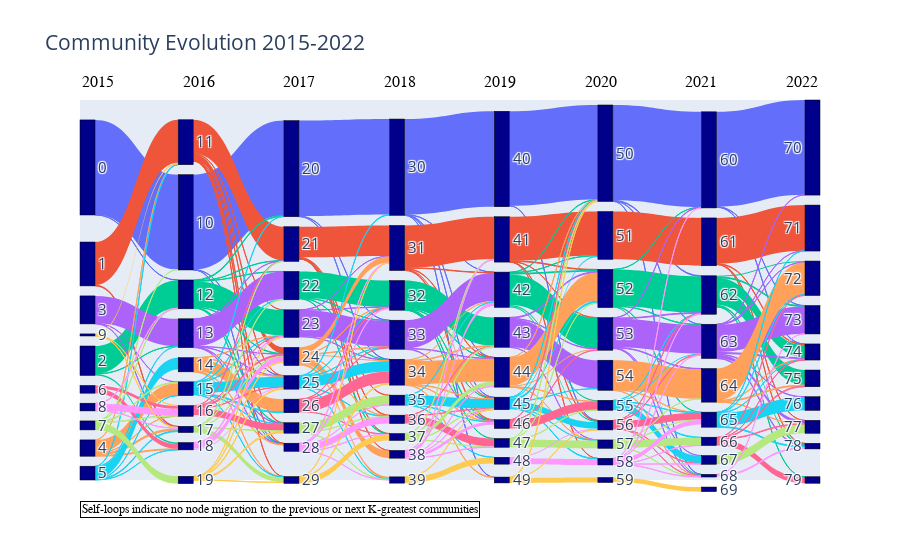

This figure's notebook cell:
### Code cell
fig.show()

### Figure 1 — Plotly figure (JSON) as saved in the notebook; plotly's stock layout.template omitted (floating-point values rounded to 4 significant figures; data arrays with more than 128 entries replaced by an {"elided": "..."} marker saying what was removed)
{"data": [{"arrangement": "snap", "link": {"color": {"elided": "296 str values"}, "source": {"elided": "296 int values"}, "target": {"elided": "296 int values"}, "value": {"elided": "296 int values"}}, "node": {"color": "darkblue", "label": [0, 1, 2, 3, 4, 5, 6, 7, 8, 9, 10, 11, 12, 13, 14, 15, 16, 17, 18, 19, 20, 21, 22, 23, 24, 25, 26, 27, 28, 29, 30, 31, 32, 33, 34, 35, 36, 37, 38, 39, 40, 41, 42, 43, 44, 45, 46, 47, 48, 49, 50, 51, 52, 53, 54, 55, 56, 57, 58, 59, 60, 61, 62, 63, 64, 65, 66, 67, 68, 69, 70, 71, 72, 73, 74, 75, 76, 77, 78, 79], "line": {"color": "black", "width": 0.5}, "pad": 10, "thickness": 15, "x": [0, 0, 0, 0, 0, 0, 0, 0, 0, 0, 0.1429, 0.1429, 0.1429, 0.1429, 0.1429, 0.1429, 0.1429, 0.1429, 0.1429, 0.1429, 0.2857, 0.2857, 0.2857, 0.2857, 0.2857, 0.2857, 0.2857, 0.2857, 0.2857, 0.2857, 0.4286, 0.4286, 0.4286, 0.4286, 0.4286, 0.4286, 0.4286, 0.4286, 0.4286, 0.4286, 0.5714, 0.5714, 0.5714, 0.5714, 0.5714, 0.5714, 0.5714, 0.5714, 0.5714, 0.5714, 0.7143, 0.7143, 0.7143, 0.7143, 0.7143, 0.7143, 0.7143, 0.7143, 0.7143, 0.7143, 0.8571, 0.8571, 0.8571, 0.8571, 0.8571, 0.8571, 0.8571, 0.8571, 0.8571, 0.8571, 1, 1, 1, 1, 1, 1, 1, 1, 1, 1], "y": [0, 0.1111, 0.2222, 0.3333, 0.4444, 0.5556, 0.6667, 0.7778, 0.8889, 1, 0, 0.1111, 0.2222, 0.3333, 0.4444, 0.5556, 0.6667, 0.7778, 0.8889, 1, 0, 0.1111, 0.2222, 0.3333, 0.4444, 0.5556, 0.6667, 0.7778, 0.8889, 1, 0, 0.1111, 0.2222, 0.3333, 0.4444, 0.5556, 0.6667, 0.7778, 0.8889, 1, 0, 0.1111, 0.2222, 0.3333, 0.4444, 0.5556, 0.6667, 0.7778, 0.8889, 1, 0, 0.1111, 0.2222, 0.3333, 0.4444, 0.5556, 0.6667, 0.7778, 0.8889, 1, 0, 0.1111, 0.2222, 0.3333, 0.4444, 0.5556, 0.6667, 0.7778, 0.8889, 1, 0, 0.1111, 0.2222, 0.3333, 0.4444, 0.5556, 0.6667, 0.7778, 0.8889, 1]}, "type": "sankey"}], "layout": {"annotations": [{"align": "left", "font": {"color": "black", "family": "Times New Roman", "size": 16}, "showarrow": false, "text": "2015", "x": 0, "xref": "x", "y": 1.075, "yref": "paper"}, {"align": "left", "font": {"color": "black", "family": "Times New Roman", "size": 16}, "showarrow": false, "text": "2016", "x": 1, "xref": "x", "y": 1.075, "yref": "paper"}, {"align": "left", "font": {"color": "black", "family": "Times New Roman", "size": 16}, "showarrow": false, "text": "2017", "x": 2, "xref": "x", "y": 1.075, "yref": "paper"}, {"align": "left", "font": {"color": "black", "family": "Times New Roman", "size": 16}, "showarrow": false, "text": "2018", "x": 3, "xref": "x", "y": 1.075, "yref": "paper"}, {"align": "left", "font": {"color": "black", "family": "Times New Roman", "size": 16}, "showarrow": false, "text": "2019", "x": 4, "xref": "x", "y": 1.075, "yref": "paper"}, {"align": "left", "font": {"color": "black", "family": "Times New Roman", "size": 16}, "showarrow": false, "text": "2020", "x": 5, "xref": "x", "y": 1.075, "yref": "paper"}, {"align": "left", "font": {"color": "black", "family": "Times New Roman", "size": 16}, "showarrow": false, "text": "2021", "x": 6, "xref": "x", "y": 1.075, "yref": "paper"}, {"align": "left", "font": {"color": "black", "family": "Times New Roman", "size": 16}, "showarrow": false, "text": "2022", "x": 7, "xref": "x", "y": 1.075, "yref": "paper"}, {"align": "left", "bordercolor": "black", "borderwidth": 1, "font": {"color": "black", "family": "Times New Roman", "size": 12}, "showarrow": false, "text": "Self-loops indicate no node migration to the previous or next K-greatest communities", "x": 0, "xref": "paper", "y": -0.1, "yref": "paper"}], "font": {"size": 15}, "title": {"text": "Community Evolution 2015-2022"}, "xaxis": {"showticklabels": false, "visible": false}, "yaxis": {"showticklabels": false, "visible": false}}}
